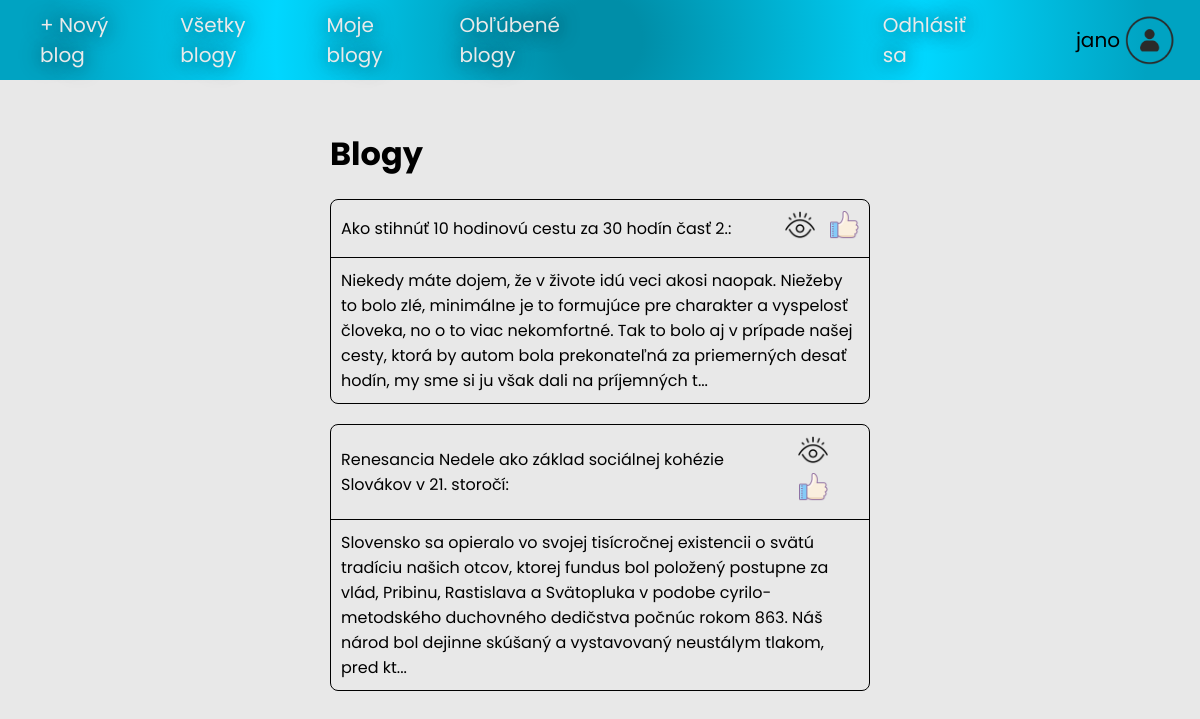
/blog/ (signed in), run on the app's committed database.
### user_manager/models.py (models this page shows)
class User(AbstractUser):
    registered = models.DateTimeField(auto_now_add=True)

### blog/models.py (models this page shows)
class Blog(models.Model):
    title = models.CharField(max_length=250)
    content = models.TextField()
    user = models.ForeignKey(User, on_delete=models.CASCADE)
    created = models.DateTimeField(auto_now_add=True)
    def __str__(self):
        return self.title

### blog/views.py (the view)
# urls.py: path('', views.BlogView.as_view(), name='blogs'),
class BlogView(BaseBlogView):
    def get_queryset(self):
        return Blog.objects.all()

### blog/views.py (called while the page is built)
def assign_liked_blogs_to_context(self, context):
    liked_blogs = []
    if self.request.user.is_authenticated:
        liked_blogs = Like.objects.filter(user=self.request.user).values_list('post_id', flat=True)
    context['liked_blogs'] = liked_blogs

    def get_context_data(self, *args, object_list=None, **kwargs):
        context = super().get_context_data(**kwargs)
        assign_liked_blogs_to_context(self, context)
        return context

### blog/templates/blog/blogs.html (shortened to what this page needs)
{% extends "base.html" %}
{% load static %}
{% block content %}
    <link rel="stylesheet" type="text/css" href="{% static 'style/blog/blogs_style.css' %}">
    <h1>{% if request.path == '/blog/my/' %}Moje blogy{% elif request.path == '/blog/liked/' %}Obľúbené blogy{% else %}Blogy{% endif %}</h1>
    <div class="blogs-wrapper">
        {% for blog in blogs %}
            <div class="blog-wrapper">
                <div class="blog-title">
                    <span>
                        {{ blog }}:
                    </span>
                    <div>
                        <a href="{% url 'blog:detail' blog.id %}" style="text-decoration: none; margin-right: 10px">
                            <img class="blog-header-icon" src="{% static 'images/view_blog_icon.png' %}" alt="">
                        </a>
                        {% if blog.id in liked_blogs %}
                            <button id="like-blog-{{ blog.id }}" class="image-button" data-blog-id="{{ blog.id }}">
                                <img class="blog-header-icon" src="{% static 'images/blog_liked_icon.png' %}" alt="">
                            </button>
                        {% else %}
                            <button id="like-blog-{{ blog.id }}" class="image-button" data-blog-id="{{ blog.id }}">
                                <img class="blog-header-icon" src="{% static 'images/blog_not_liked_icon.png' %}" alt="">
                            </button>
                        {% endif %}
                    </div>
                </div>
                <div class="blog-body">
                    {{ blog.content | slice:"0:300" }}{% if blog.content|length > 300 %}...{% endif %}
                </div>
            </div>
        {% endfor %}
    </div>
{% endblock %}

### user_manager/templates/user_manager/user_profile.html
{% load static %}
<link rel="stylesheet" type="text/css" href="{% static 'user_manager/style/user_profile_style.css' %}">
<div class="user-profile">
    <span class="user-name">
        {{ user.username }}
    </span>
    <img class="user-icon" src="{% static "user_manager/images/user_icon.png" %}" alt="">
</div>

### user_manager/static/user_manager/style/user_profile_style.css (style rules this page uses)
.user-profile { display: flex; align-items: center; justify-content: flex-end; margin-left: 110px; padding-right: 10px; }
.user-name { font-size: 20px; }
.user-icon { margin: 5px; width: 50px; }

### blog/static/style/blog/blogs_style.css (style rules this page uses)
.blogs-wrapper { max-width: 1000px; margin: 0 auto; }
.blog-wrapper { border: black 1px solid; border-radius: 8px; margin-bottom: 20px; }
.blog-title { display: flex; flex-direction: row; align-items: center; justify-content: space-between; padding: 10px; border-bottom: black 1px solid; }
.blog-body { padding: 10px; max-height: 300px; }
.blog-header-icon { width: 30px; }
.image-button { cursor: pointer; background: none; border: 0; padding: 0; }

### templates/base.html (style rules this page uses)
body { font-family: 'Poppins', sans-serif; margin: 0; background-color: #e8e8e8; }

### data on the page
User: username "jano"
Blog: title "Ako stihnúť 10 hodinovú cestu za 30 hodín časť 2.", content "Niekedy máte dojem, že v živote idú veci akosi naopak. Niežeby to bolo zlé, minimálne je to formujúce pre charakter a vyspelosť človeka, no o to viac nekomfortné. Tak to bolo aj v prípade našej cesty, ktorá by autom bola prekonateľná za priemerných desať hodín, my sme si ju však dali na príjemných t"
Blog: title "Renesancia Nedele ako základ sociálnej kohézie Slovákov v 21. storočí", content "Slovensko sa opieralo vo svojej tisícročnej existencii o svätú tradíciu našich otcov, ktorej fundus bol položený postupne za vlád, Pribinu, Rastislava a Svätopluka v podobe cyrilo-metodského duchovného dedičstva počnúc rokom 863. Náš národ bol dejinne skúšaný a vystavovaný neustálym tlakom, pred kt"
